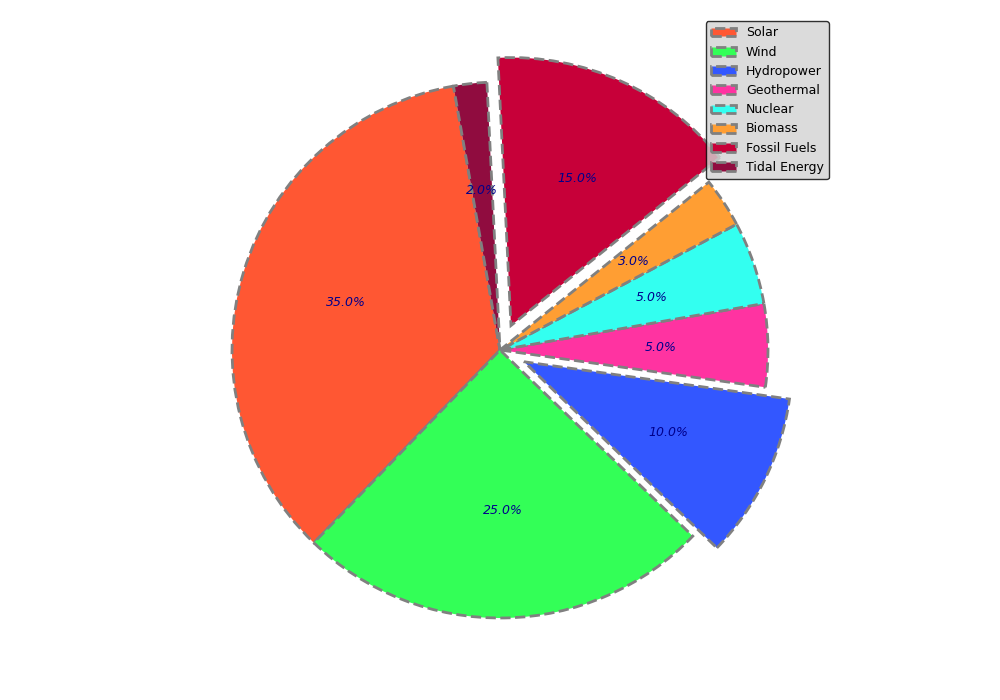

This chart was generated by the following Python code:
import matplotlib.pyplot as plt

energy_sources = ['Solar', 'Wind', 'Hydropower', 'Geothermal', 'Nuclear', 'Biomass', 'Fossil Fuels', 'Tidal Energy']
energy_percentages = [35, 25, 10, 5, 5, 3, 15, 2]

colors = ['#FF5733', '#33FF57', '#3357FF', '#FF33A1', '#33FFF0', '#FF9E33', '#C70039', '#900C3F']

fig, ax = plt.subplots(figsize=(10, 7), subplot_kw=dict(aspect='equal'))

# Alter exploded slices
explode = (0, 0, 0.1, 0, 0, 0, 0.1, 0)

# Alter wedge properties with different linewidths and edgecolors
wedges, texts, autotexts = ax.pie(
    energy_percentages,
    explode=explode,
    autopct='%1.1f%%',
    startangle=100,
    colors=colors,
    wedgeprops=dict(edgecolor='gray', linewidth=2, linestyle='--'),
    shadow=False  # Removing shadow for stylistic variation
)

# changing autotexts styling
plt.setp(autotexts, size=9, style='italic', color='darkblue')

# Move legend to a different position and use a border
ax.legend(
    wedges, energy_sources,
    loc="upper right",  # Changed location
    fontsize=9,
    frameon=True,  # Adding a border frame
    facecolor='lightgrey',  # Adding a background color
    edgecolor='black'
)

# Adding a grid for visual variation
ax.grid(True, linestyle=':', which='both', axis='both', color='grey')

plt.tight_layout()
plt.show()
